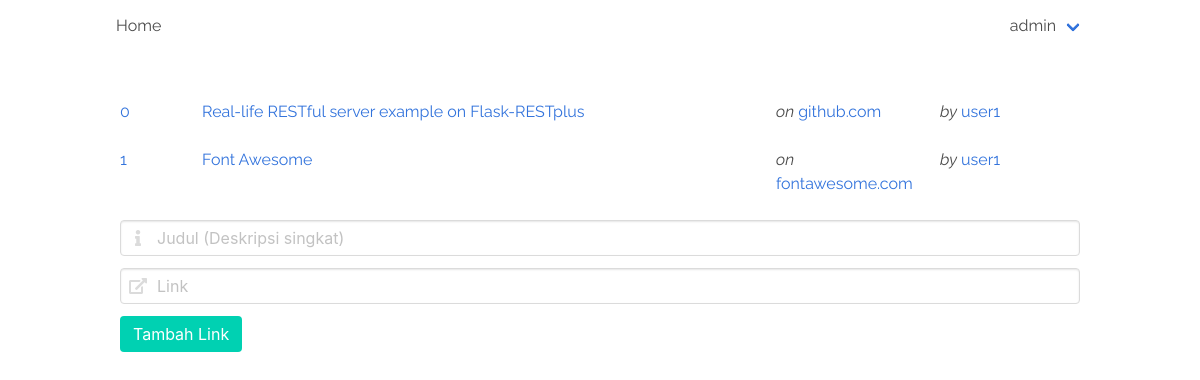
The app's page / (signed in) with its own data.
### posts/models.py (models this page shows)
class Base(models.Model):
	title = models.CharField(max_length=127)
	author = models.ForeignKey(User, on_delete=models.CASCADE)
	class Meta:
		abstract = True
	def __str__(self):
		return self.title

class Link(Base):
	content = models.URLField()
	site = models.ForeignKey(
		Site, null=True,
		on_delete=models.CASCADE
	)
	score = models.PositiveIntegerField(default=0)
	voters = models.ManyToManyField(User, related_name="voter")

class Site(models.Model):
	domain = models.CharField(
		max_length=255,
		unique=True
	)
	title = models.CharField(max_length=127, blank=True)
	score = models.PositiveIntegerField(default=0)
	def __str__(self):
		return self.domain

### posts/views.py (the view)
# urls.py: path('', views.home, name='home'),
def home(request):
	links = Link.objects.all()
	return render(request, 'home.html', {'links': links})

### templates/home.html (shortened to what this page needs)
{% extends 'base.html' %}
{% block content %}
<div class="container">
	{% include 'includes/navbar.html' %}
</div>
<section class="section">
	<div class="container">
	{% for link in links %}
	<div class="columns">
		<div class="column is-1">
			{% if user.is_authenticated %}
			<a href="{% url 'post:vote' link.id %}?next={{ request.path }}">{{ link.score }}</a>
			{% else %}
			{{ link.score }}
			{% endif %}
		</div>
		<div class="column">
			<a href="{{ link.content }}">{{ link }}</a>
		</div>
		<div class="column is-2">
			{% if link.site %}
			<em>on</em> <a href="{% url 'post:site' link.site %}">{{ link.site }}</a>
			{% endif %}
		</div>
		<div class="column is-2">
			{% if link.author %}
			<em>by</em> <a href="#?next={{ request.path }}">{{ link.author }}</a>
			{% endif %}
		</div>
	</div>
	{% endfor %}
	{% if user.is_authenticated %}
	<form method="post" action="{% url 'post:tambah' %}">
		<div class="field">
			<p class="control has-icons-left has-icons-right">
				<input class="input" type="text" name="title" placeholder="Judul (Deskripsi singkat)">
				<span class="icon is-small is-left">
				</span>
			</p>
		</div>
		<div class="field">
			<p class="control has-icons-left">
				<input class="input" type="text" placeholder="Link" name="url">
				<span class="icon is-small is-left">
				</span>
			</p>
		</div>
		<input class="button is-primary" type="submit" value="Tambah Link" />
	</form>
	{% endif %}
	</div>
</section>
{% endblock %}

### templates/includes/navbar.html (shortened to what this page needs)
<nav class="navbar" role="navigation" aria-label="main navigation dropdown">
  <div class="navbar-brand">
    <a class="navbar-item" href="{% url 'post:home' %}">
      Home
    </a>
  </div>
  <div class="navbar-menu" id="idMenu">
    <div class="navbar-end">
      {% if user.is_authenticated %}
        <div class="navbar-item has-dropdown is-hoverable">
          <a href="#" class="navbar-link">{{ user.username }}</a>
        </div>
      {% else %}
        <a href="{% url 'daftar' %}" class="button is-primary navbar-item">Daftar</a>
        <a href="{% url 'login' %}" class="button navbar-item">Login</a>
      {% endif %}
    </div>
  </div>
</nav>

### static/css/style.css (style rules this page uses)
body { font-family: 'Raleway', sans-serif; }

### records on screen
Link: score "0", title "Real-life RESTful server example on Flask-RESTplus", site "github.com", author "user1"
Link: score "1", title "Font Awesome", site "fontawesome.com", author "user1"

### other values on screen
{{ user.username }} "admin"
